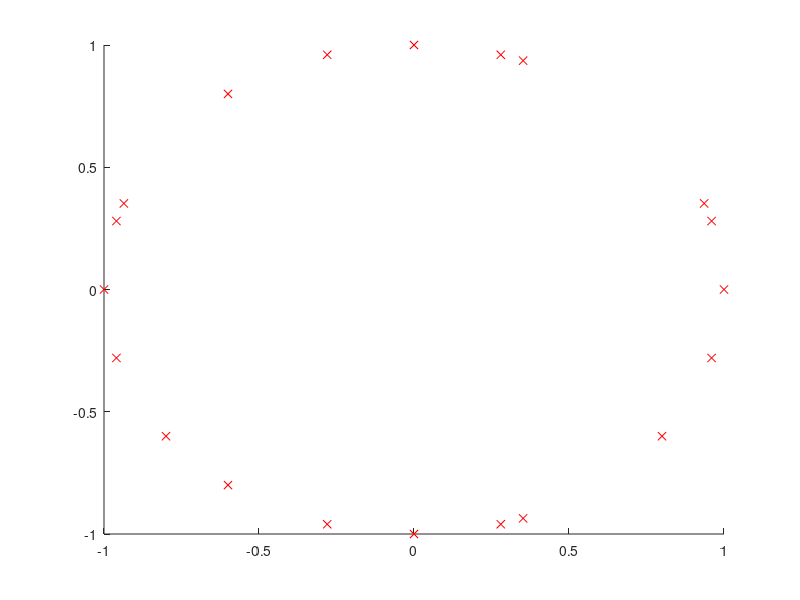

MATLAB code to generate this figure:
clear all
close all
clc
hold on
for x=-1:0.001:1
    for y=-1:0.001:1
        if x*x + y*y == 1
            plot3(x,y,x+y,'rx')
            pause(0.1);
        end
    end
end
